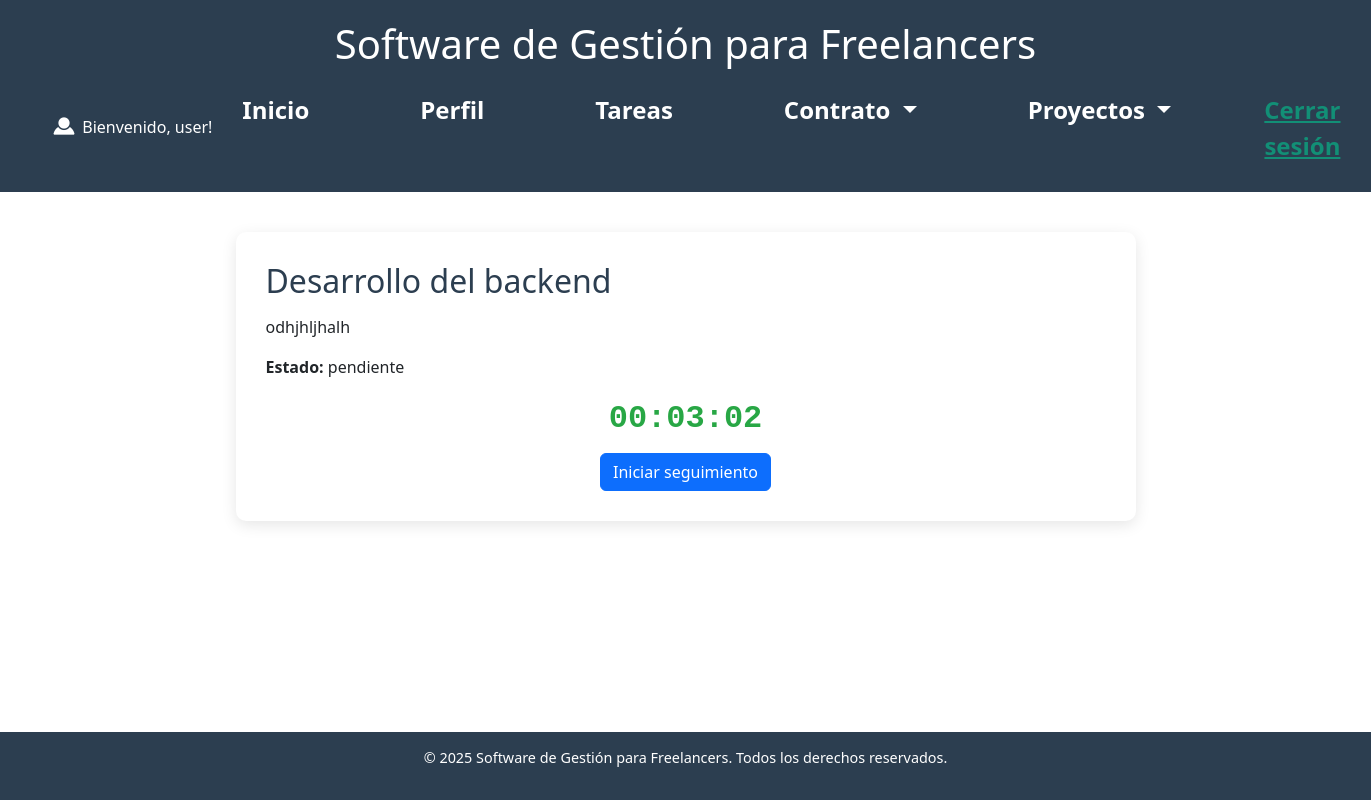
Screenshot of /tarea/1/ (signed in) with the database file from the repository.
### gestion/models.py (models this page shows, shortened)
class CustomUser(AbstractUser):
    id_usuario = models.AutoField(primary_key=True)
    nombre = models.CharField(max_length=100)
    correo = models.EmailField(unique=True, max_length=100)
    imagen = models.ImageField(upload_to='perfiles/', default='perfiles/default.png')
    fecha_creacion = models.DateTimeField(auto_now_add=True)

class Tarea(models.Model):
    ESTADOS = [
        ('pendiente', 'Pendiente'),
        ('en progreso', 'En Progreso'),
        ('completada', 'Completada')
    ]
    id_tarea = models.AutoField(primary_key=True)
    id_proyecto = models.ForeignKey(Proyecto, on_delete=models.CASCADE, related_name='tareas')
    nombre = models.CharField(max_length=100)
    descripcion = models.TextField(blank=True, null=True)
    estado = models.CharField(max_length=15, choices=ESTADOS, default='pendiente')
    fecha_creacion = models.DateTimeField(auto_now_add=True)

### gestion/views.py (the view)
# urls.py: path('tarea/<int:id_tarea>/', views.detalle_tarea, name='detalle_tarea'),
@login_required
def detalle_tarea(request, id_tarea):
    tarea = get_object_or_404(Tarea, id_tarea=id_tarea)
    tiempo_acumulado = 0
    for seg in tarea.seguimientos.filter(fin__isnull=False):
        if seg.duracion is not None:
            tiempo_acumulado += seg.duracion * 60 * 1000
        else:
            tiempo_acumulado += (seg.fin - seg.inicio).total_seconds() * 1000
    seguimiento_activo = tarea.seguimientos.filter(fin__isnull=True).first()
    if seguimiento_activo:
        tiempo_activo = (timezone.now() - seguimiento_activo.inicio).total_seconds() * 1000
    else:
        tiempo_activo = 0
    tiempo_total = int(tiempo_acumulado + tiempo_activo)
    return render(request, 'detalle_tarea.html', {
        'tarea': tarea,
        'seguimiento_activo': seguimiento_activo,
        'tiempo_total': tiempo_total,  # en ms
    })

### templates/detalle_tarea.html (shortened to what this page needs)
{% extends 'base.html' %}
{% load static %}
{% block content %}
<section id="contrato" style="text-align:left;">
    <h2>{{ tarea.nombre }}</h2>
    <p>{{ tarea.descripcion }}</p>
    <p><strong>Estado:</strong> {{ tarea.estado }}</p>
    <div id="cronometro" style="font-size: 2rem; font-weight: bold;">00:00:00</div>
    {% if seguimiento_activo %}
        <p><strong>Seguimiento en curso desde:</strong> {{ seguimiento_activo.inicio|date:"d/m/Y H:i:s" }}</p>
        <form method="post" action="{% url 'detener_seguimiento' seguimiento_activo.id_tiempo %}">
            {% csrf_token %}
            <button type="submit" class="btn btn-warning mt-2">Detener seguimiento</button>
        </form>
    {% else %}
        <form id="form-iniciar-tiempo" method="post" action="{% url 'iniciar_seguimiento' tarea.id_tarea %}">
            <button type="submit" class="btn btn-primary">Iniciar seguimiento</button>
        </form>
    {% endif %}
</div>
{% endblock %}

### templates/base.html (shortened to what this page needs)
<!DOCTYPE html>
<html lang="es">
<head>
  {% load static %}
  <link rel="stylesheet" href="{% static 'css/styles.css'%}">
  <link href="https://cdn.jsdelivr.net/npm/bootstrap@5.3.3/dist/css/bootstrap.min.css" rel="stylesheet"
>
</head>
<body>
  <header>
    <h1>Software de Gestión para Freelancers</h1>
    <nav class="navbar navbar-expand-lg navbar-dark bg-transparent" style="background-color: #e3f2fd;">
      <div class="container-fluid">
        <a class="navbar-brand" href="{% url 'perfil'%}">
          <img class="logo horizontal-logo" style="display: inline;" src="{% static 'img/usuario.png' %}" alt=" logo">
          {% if request.user.is_authenticated %}
          <h6 style="text-align: left; display: inline;">Bienvenido, {{ request.user.username }}!</h6>
          {% endif %}
        </a>
        <div class="collapse navbar-collapse" id="navbarSupportedContent">
          <ul class="navbar-nav ml-auto">
            <li class="nav-item">
              <a class="nav-link" href="{% url 'inicio'%}">Inicio</a>
            </li>
            <li class="nav-item">
              <a class="nav-link" href="{% url 'perfil'%}">Perfil</a>
            </li>
            <li class="nav-item">
              <a class="nav-link" href="{% url 'seguimiento_tareas'%}">Tareas</a>
            </li>
            <li class="nav-item dropdown">
              <a class="nav-link dropdown-toggle" href="#" id="navbarDropdown1" role="button" data-toggle="dropdown"
                aria-haspopup="true" aria-expanded="false">
                Contrato
              </a>
            </li>
            <li class="nav-item dropdown">
              <a class="nav-link dropdown-toggle" href="#" id="navbarDropdown2" role="button" data-toggle="dropdown"
                aria-haspopup="true" aria-expanded="false">
                Proyectos
              </a>
            </li>
            <li class="mt-2">{% if request.user.is_authenticated %}
              <form action="{% url 'logout' %}" method="post" style="display: inline;" class="cerrar_sesion">
                <button type="submit"
                  style="display: inline; all: unset; cursor: pointer; text-decoration: underline;">Cerrar
                  sesión</button>
              </form>
              {%endif%}
            </li>
          </ul>
        </div>
      </div>
    </nav>
  </header>
  <div class="container mt-4">
    {% block content %}{% endblock %}
  <footer>
    <p>&copy; 2025 Software de Gestión para Freelancers. Todos los derechos reservados.</p>
  </footer>
</body>
</html>

### static/css/styles.css (style rules this page uses)
body { font-family: 'Poppins', sans-serif; margin: 0; padding: 0; background-color: #f9f9f9; color: #333; }
header { background-color: #2C3E50; color: white; padding: 20px 40px; text-align: center; font-size: 1.5em; font-weight: bold; }
nav ul { list-style: none; padding: 0; text-align: center; margin: 0; }
nav ul li { display: inline; margin: 0 20px; }
nav ul li a { color: white; text-decoration: none; font-weight: 600; transition: color 0.3s ease; }
section { max-width: 900px; margin: 40px auto; padding: 30px; background: white; border-radius: 10px; box-shadow: 0px 4px 15px rgba(0, 0, 0, 0.1); text-align: center; }
section h2 { color: #2C3E50; margin-bottom: 15px; }
form { display: flex; flex-direction: column; align-items: center; gap: 15px; max-width: 600px; margin: auto; }
form button { background-color: #18BC9C; color: white; border: none; padding: 10px 20px; font-size: 1em; border-radius: 5px; cursor: pointer; transition: background 0.3s ease; }
footer { background-color: #2C3E50; color: white; text-align: center; padding: 15px; position: fixed; bottom: 0; width: 100%; font-size: 0.9em; }
img { max-width: 100%; height: auto; display: block; margin: 0 auto; border-radius: 8px; max-height: 300px; }
.navbar .nav-item:not(:last-child) { margin-right: 35px; }
.dropdown-toggle::after { transition: transform 0.15s linear; }
.navbar { background-color: #204abd; padding: 15px; color: #128F76; }
.navbar .navbar-brand { font-size: 1.5rem; font-weight: bold; color: #ffffff; }
.navbar .nav-link { color: #ffffff; transition: color 0.3s ease-in-out; }
.navbar-nav { display: flex; justify-content: center; gap: 20px; width: 100%; }
.nav-item { padding: 0 10px; }
.cerrar_sesion { margin-top: 30px; }
#cronometro { color: #28a745; font-family: 'Courier New', Courier, monospace; text-align: center; margin: 10px 0; }

### rows the page displays
CustomUser: user.username "user"
Tarea: nombre "Desarrollo del backend", descripcion "odhjhljhalh", estado "pendiente"
